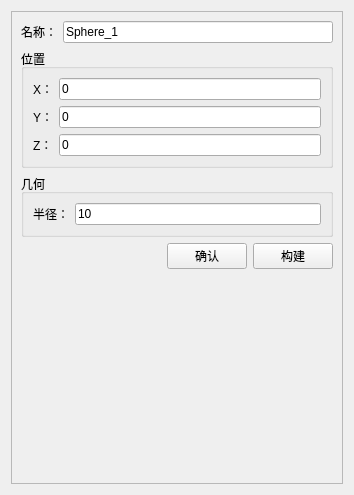
<?xml version="1.0" encoding="UTF-8"?>
<ui version="4.0">
 <class>FCSphereSettingsWidget</class>
 <widget class="QWidget" name="FCSphereSettingsWidget">
  <property name="geometry">
   <rect>
    <x>0</x>
    <y>0</y>
    <width>354</width>
    <height>495</height>
   </rect>
  </property>
  <property name="windowTitle">
   <string>Form</string>
  </property>
  <layout class="QGridLayout" name="gridLayout">
   <item row="0" column="0">
    <widget class="QFrame" name="frame">
     <property name="frameShape">
      <enum>QFrame::StyledPanel</enum>
     </property>
     <property name="frameShadow">
      <enum>QFrame::Raised</enum>
     </property>
     <layout class="QVBoxLayout" name="verticalLayout_3">
      <item>
       <layout class="QHBoxLayout" name="horizontalLayout">
        <item>
         <widget class="QLabel" name="label">
          <property name="text">
           <string>名称：</string>
          </property>
         </widget>
        </item>
        <item>
         <widget class="QLineEdit" name="lineEdit_name">
          <property name="text">
           <string>Sphere_1</string>
          </property>
         </widget>
        </item>
       </layout>
      </item>
      <item>
       <widget class="QGroupBox" name="groupBox">
        <property name="title">
         <string>位置</string>
        </property>
        <layout class="QVBoxLayout" name="verticalLayout">
         <item>
          <layout class="QHBoxLayout" name="horizontalLayout_2">
           <item>
            <widget class="QLabel" name="label_2">
             <property name="text">
              <string>X：</string>
             </property>
            </widget>
           </item>
           <item>
            <widget class="QLineEdit" name="lineEdit_locationX">
             <property name="text">
              <string>0</string>
             </property>
            </widget>
           </item>
          </layout>
         </item>
         <item>
          <layout class="QHBoxLayout" name="horizontalLayout_3">
           <item>
            <widget class="QLabel" name="label_3">
             <property name="text">
              <string>Y：</string>
             </property>
            </widget>
           </item>
           <item>
            <widget class="QLineEdit" name="lineEdit_locationY">
             <property name="text">
              <string>0</string>
             </property>
            </widget>
           </item>
          </layout>
         </item>
         <item>
          <layout class="QHBoxLayout" name="horizontalLayout_4">
           <item>
            <widget class="QLabel" name="label_4">
             <property name="text">
              <string>Z：</string>
             </property>
            </widget>
           </item>
           <item>
            <widget class="QLineEdit" name="lineEdit_locationZ">
             <property name="text">
              <string>0</string>
             </property>
            </widget>
           </item>
          </layout>
         </item>
        </layout>
       </widget>
      </item>
      <item>
       <widget class="QGroupBox" name="groupBox_2">
        <property name="title">
         <string>几何</string>
        </property>
        <layout class="QVBoxLayout" name="verticalLayout_2">
         <item>
          <layout class="QHBoxLayout" name="horizontalLayout_5">
           <item>
            <widget class="QLabel" name="label_5">
             <property name="text">
              <string>半径：</string>
             </property>
            </widget>
           </item>
           <item>
            <widget class="QLineEdit" name="lineEdit_radius">
             <property name="text">
              <string>10</string>
             </property>
            </widget>
           </item>
          </layout>
         </item>
        </layout>
       </widget>
      </item>
      <item>
       <layout class="QHBoxLayout" name="horizontalLayout_8">
        <item>
         <spacer name="horizontalSpacer">
          <property name="orientation">
           <enum>Qt::Horizontal</enum>
          </property>
          <property name="sizeHint" stdset="0">
           <size>
            <width>40</width>
            <height>20</height>
           </size>
          </property>
         </spacer>
        </item>
        <item>
         <widget class="QPushButton" name="pushButton_ok">
          <property name="text">
           <string>确认</string>
          </property>
         </widget>
        </item>
        <item>
         <widget class="QPushButton" name="pushButton_build">
          <property name="text">
           <string>构建</string>
          </property>
         </widget>
        </item>
       </layout>
      </item>
      <item>
       <spacer name="verticalSpacer">
        <property name="orientation">
         <enum>Qt::Vertical</enum>
        </property>
        <property name="sizeHint" stdset="0">
         <size>
          <width>20</width>
          <height>103</height>
         </size>
        </property>
       </spacer>
      </item>
     </layout>
    </widget>
   </item>
  </layout>
 </widget>
 <resources/>
 <connections/>
</ui>
